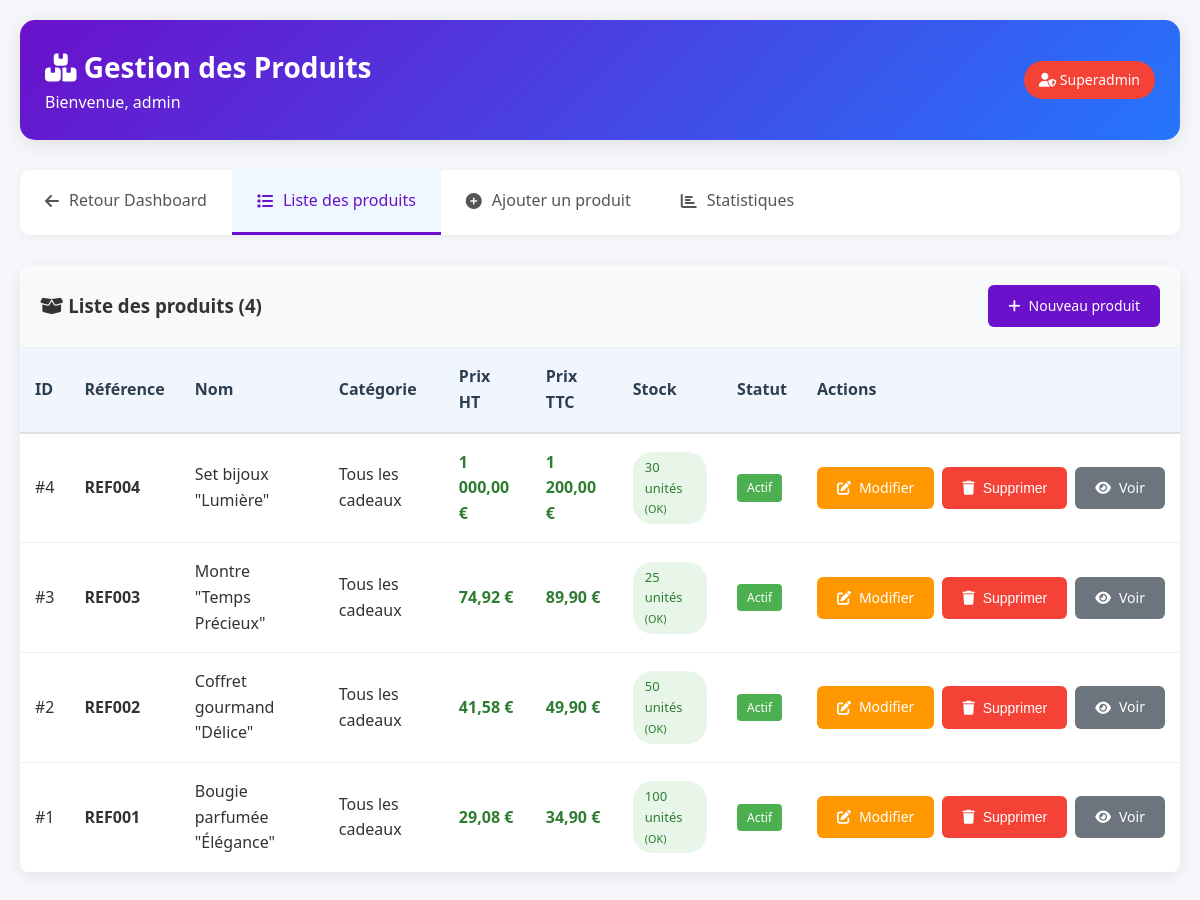
The app's page /admin_produits.php (signed in) with its own data.
### tables this page shows
CREATE TABLE `produits` (
  `id_produit` int NOT NULL,
  `reference` varchar(50) NOT NULL,
  `nom` varchar(255) NOT NULL,
  `slug` varchar(255) NOT NULL,
  `description` text,
  `description_courte` text,
  `prix_ht` decimal(10,2) NOT NULL,
  `tva` decimal(4,2) DEFAULT '20.00',
  `prix_ttc` decimal(10,2) GENERATED ALWAYS AS ((`prix_ht` * (1 + (`tva` / 100)))) STORED,
  `quantite_stock` int DEFAULT '0',
  `seuil_alerte` int DEFAULT '10',
  `id_categorie` int NOT NULL,
  `marque` varchar(100) DEFAULT NULL,
  `poids` decimal(6,2) DEFAULT NULL COMMENT 'en grammes',
  `dimensions` varchar(50) DEFAULT NULL COMMENT 'LxHxP en cm',
  `materiau` varchar(100) DEFAULT NULL,
  `couleur` varchar(50) DEFAULT NULL,
  `made_in` varchar(50) DEFAULT NULL,
  `personnalisable` tinyint(1) DEFAULT '0',
  `ecologique` tinyint(1) DEFAULT '0',
  `made_in_france` tinyint(1) DEFAULT '0',
  `artisanal` tinyint(1) DEFAULT '0',
  `exclusif` tinyint(1) DEFAULT '0',
  `note_moyenne` decimal(3,2) DEFAULT '0.00',
  `nombre_avis` int DEFAULT '0',
  `vues` int DEFAULT '0',
  `ventes` int DEFAULT '0',
  `statut` enum('actif','inactif','rupture','bientot') DEFAULT 'actif',
  `date_creation` datetime DEFAULT CURRENT_TIMESTAMP,
  `date_modification` datetime DEFAULT NULL ON UPDATE CURRENT_TIMESTAMP
);

CREATE TABLE `categories` (
  `id_categorie` int NOT NULL,
  `nom` varchar(100) NOT NULL,
  `slug` varchar(100) NOT NULL,
  `description` text,
  `parent_id` int DEFAULT NULL,
  `image` varchar(255) DEFAULT NULL,
  `ordre` int DEFAULT '0',
  `active` tinyint(1) DEFAULT '1',
  `meta_titre` varchar(255) DEFAULT NULL,
  `meta_description` text,
  `date_creation` datetime DEFAULT CURRENT_TIMESTAMP
);

### admin_produits.php (the view, shortened to what this page needs)
<?php
require_once 'admin_protection.php';
$host = 'localhost';
$dbname = 'heureducadeau';
$username_db = 'root';
$password_db = '';
try {
    $pdo = new PDO("mysql:host=$host;dbname=$dbname;charset=utf8mb4", $username_db, $password_db);
    $pdo->setAttribute(PDO::ATTR_ERRMODE, PDO::ERRMODE_EXCEPTION);
} catch(PDOException $e) {
    die("Erreur de connexion à la base de données : " . $e->getMessage());
}
function getAllProducts($pdo) {
    $sql = "SELECT p.*, c.nom as categorie_nom
            FROM produits p
            LEFT JOIN categories c ON p.id_categorie = c.id_categorie
            ORDER BY p.id_produit DESC";
    $stmt = $pdo->prepare($sql);
    $stmt->execute();
    return $stmt->fetchAll(PDO::FETCH_ASSOC);
}
$action = $_GET['action'] ?? 'list';
$admin_username = $_SESSION['admin_username'] ?? 'Administrateur';
$admin_role = $_SESSION['admin_role'] ?? 'Non défini';
?>
<!DOCTYPE html>
<html lang="fr">
<head>
    <link rel="stylesheet" href="https://cdnjs.cloudflare.com/ajax/libs/font-awesome/6.4.0/css/all.min.css">
</head>
<body>
    <div class="container">
        <div class="header">
            <div>
                <h1><i class="fas fa-boxes"></i> Gestion des Produits</h1>
                <p>Bienvenue, <?php echo htmlspecialchars($admin_username); ?></p>
            </div>
            <div class="role-badge <?php echo $admin_role === 'superadmin' ? 'superadmin-badge' : ''; ?>">
                <i class="fas fa-user-shield"></i> <?php echo htmlspecialchars(ucfirst($admin_role)); ?>
            </div>
        </div>
        <div class="nav-tabs">
            <a href="dashboard.php">
                <i class="fas fa-arrow-left"></i> Retour Dashboard
            </a>
            <a href="admin_produits.php?action=list" class="<?php echo $action == 'list' ? 'active' : ''; ?>">
                <i class="fas fa-list"></i> Liste des produits
            </a>
            <a href="admin_produits.php?action=add" class="<?php echo $action == 'add' ? 'active' : ''; ?>">
                <i class="fas fa-plus-circle"></i> Ajouter un produit
            </a>
            <a href="admin_produits.php?action=stats" class="<?php echo $action == 'stats' ? 'active' : ''; ?>">
                <i class="fas fa-chart-bar"></i> Statistiques
            </a>
        </div>
        <?php if ($action == 'list'): ?>
            <?php
            $products = getAllProducts($pdo);
            $totalProducts = count($products);
            ?>
            <div class="table-container">
                <div class="table-header">
                    <h3><i class="fas fa-box-open"></i> Liste des produits (<?php echo $totalProducts; ?>)</h3>
                    <a href="admin_produits.php?action=add" class="btn btn-primary">
                        <i class="fas fa-plus"></i> Nouveau produit
                    </a>
                </div>
                <?php if ($totalProducts > 0): ?>
                    <table>
                        <thead>
                            <tr>
                                <th>ID</th>
                                <th>Référence</th>
                                <th>Nom</th>
                                <th>Catégorie</th>
                                <th>Prix HT</th>
                                <th>Prix TTC</th>
                                <th>Stock</th>
                                <th>Statut</th>
                                <th>Actions</th>
                            </tr>
                        </thead>
                        <tbody>
                            <?php foreach ($products as $product):
                                $prix_ttc = $product['prix_ht'] * (1 + ($product['tva'] / 100));
                                $quantityClass = 'quantity-high';
                                if ($product['quantite_stock'] == 0) {
                                    $quantityClass = 'quantity-low';
                                    $stockStatus = 'Rupture';
                                } elseif ($product['quantite_stock'] <= $product['seuil_alerte']) {
                                    $quantityClass = 'quantity-medium';
                                    $stockStatus = 'Faible';
                                } else {
                                    $stockStatus = 'OK';
                                }
                            ?>
                            <tr>
                                <td>#<?php echo $product['id_produit']; ?></td>
                                <td><strong><?php echo htmlspecialchars($product['reference']); ?></strong></td>
                                <td><?php echo htmlspecialchars($product['nom']); ?></td>
                                <td><?php echo htmlspecialchars($product['categorie_nom'] ?? 'Non catégorisé'); ?></td>
                                <td class="price"><?php echo number_format($product['prix_ht'], 2, ',', ' '); ?> €</td>
                                <td class="price"><?php echo number_format($prix_ttc, 2, ',', ' '); ?> €</td>
                                <td>
                                    <span class="quantity <?php echo $quantityClass; ?>">
                                        <?php echo $product['quantite_stock']; ?> unités
                                        <small>(<?php echo $stockStatus; ?>)</small>
                                    </span>
                                </td>
                                <td>
                                    <?php
                                    $statusColors = [
                                        'actif' => 'success',
                                        'inactif' => 'secondary',
                                        'rupture' => 'danger',
                                        'bientot' => 'warning'
                                    ];
                                    $statusText = [
                                        'actif' => 'Actif',
                                        'inactif' => 'Inactif',
                                        'rupture' => 'Rupture',
                                        'bientot' => 'Bientôt'
                                    ];
                                    $status = $product['statut'] ?? 'actif';
                                    $color = $statusColors[$status] ?? 'secondary';
                                    ?>
                                    <span style="display: inline-block; padding: 4px 10px; font-size: 12px; border-radius: 4px; background-color: var(--color, #6c757d); color: white; --color: <?php
                                        echo $color === 'success' ? '#4CAF50' :
                                              ($color === 'secondary' ? '#6c757d' :
                                              ($color === 'danger' ? '#f44336' : '#ff9800'));
                                    ?>">
                                        <?php echo $statusText[$status] ?? $status; ?>
                                    </span>
                                </td>
                                <td>
                                    <div class="actions">
                                        <a href="admin_produits.php?action=edit&id=<?php echo $product['id_produit']; ?>"
                                           class="btn btn-warning btn-sm">
                                            <i class="fas fa-edit"></i> Modifier
                                        </a>
                                        <button onclick="confirmDelete(<?php echo $product['id_produit']; ?>, '<?php echo addslashes($product['nom']); ?>')"
                                                class="btn btn-danger btn-sm">
                                            <i class="fas fa-trash"></i> Supprimer
                                        </button>
                                        <a href="admin_produits.php?action=view&id=<?php echo $product['id_produit']; ?>"
                                           class="btn btn-secondary btn-sm">
                                            <i class="fas fa-eye"></i> Voir
                                        </a>
                                    </div>
                                </td>
                            </tr>
                            <?php endforeach; ?>
                        </tbody>
                    </table>
                <?php endif; ?>
            </div>
        <?php endif; ?>
    </div>
</body>
</html>

### admin_produits.php (style rules this page uses)
* { margin: 0; padding: 0; box-sizing: border-box; }
body { font-family: 'Segoe UI', Tahoma, Geneva, Verdana, sans-serif; background-color: #f5f7fa; color: #333; line-height: 1.6; }
.container { max-width: 1400px; margin: 0 auto; padding: 20px; }
.header { background: linear-gradient(135deg, #6a11cb 0%, #2575fc 100%); color: white; padding: 25px; border-radius: 15px; margin-bottom: 30px; box-shadow: 0 4px 20px rgba(0, 0, 0, 0.1); display: flex; justify-content: space-between; align-items: center; flex-wrap: wrap; gap: 20px; }
.header h1 { font-size: 28px; font-weight: 600; }
.role-badge { background-color: #4CAF50; color: white; padding: 8px 15px; border-radius: 20px; font-size: 14px; font-weight: 500; }
.superadmin-badge { background-color: #f44336; }
.nav-tabs { display: flex; background-color: white; border-radius: 10px; overflow: hidden; margin-bottom: 30px; box-shadow: 0 2px 10px rgba(0, 0, 0, 0.05); }
.nav-tabs a { padding: 18px 25px; text-decoration: none; color: #555; font-weight: 500; border-bottom: 3px solid transparent; transition: all 0.3s ease; display: flex; align-items: center; gap: 10px; }
.nav-tabs a.active { color: #6a11cb; border-bottom-color: #6a11cb; background-color: #f0f8ff; }
.btn { padding: 10px 20px; border: none; border-radius: 6px; cursor: pointer; font-weight: 500; font-size: 14px; transition: all 0.3s ease; display: inline-flex; align-items: center; gap: 8px; text-decoration: none; }
.btn-primary { background-color: #6a11cb; color: white; }
.btn-warning { background-color: #ff9800; color: white; }
.btn-danger { background-color: #f44336; color: white; }
.btn-secondary { background-color: #6c757d; color: white; }
.table-container { background-color: white; border-radius: 10px; overflow: hidden; box-shadow: 0 4px 15px rgba(0, 0, 0, 0.08); margin-bottom: 30px; }
.table-header { background-color: #f8f9fa; padding: 20px; display: flex; justify-content: space-between; align-items: center; border-bottom: 1px solid #eee; }
table { width: 100%; border-collapse: collapse; }
th { background-color: #f1f5fd; padding: 16px 15px; text-align: left; font-weight: 600; color: #2c3e50; border-bottom: 2px solid #dee2e6; }
td { padding: 16px 15px; border-bottom: 1px solid #eee; vertical-align: middle; }
.price { font-weight: 600; color: #2e7d32; }
.quantity { display: inline-block; padding: 5px 12px; border-radius: 20px; font-size: 13px; font-weight: 500; }
.quantity-high { background-color: #e8f5e9; color: #2e7d32; }
.actions { display: flex; gap: 8px; }

### records on screen
produits: id_produit "4", reference "REF004", nom "Set bijoux \"Lumière\"", id_categorie.nom "Tous les cadeaux", prix_ht "1 000,00", prix_ttc "1 200,00", quantite_stock "30", stockStatus "OK", statut "Actif"
produits: id_produit "3", reference "REF003", nom "Montre \"Temps Précieux\"", id_categorie.nom "Tous les cadeaux", prix_ht "74,92", prix_ttc "89,90", quantite_stock "25", stockStatus "OK", statut "Actif"
produits: id_produit "2", reference "REF002", nom "Coffret gourmand \"Délice\"", id_categorie.nom "Tous les cadeaux", prix_ht "41,58", prix_ttc "49,90", quantite_stock "50", stockStatus "OK", statut "Actif"
produits: id_produit "1", reference "REF001", nom "Bougie parfumée \"Élégance\"", id_categorie.nom "Tous les cadeaux", prix_ht "29,08", prix_ttc "34,90", quantite_stock "100", stockStatus "OK", statut "Actif"

### other values on screen
$admin_username "admin"
$admin_role "Superadmin"
$totalProducts "4"
